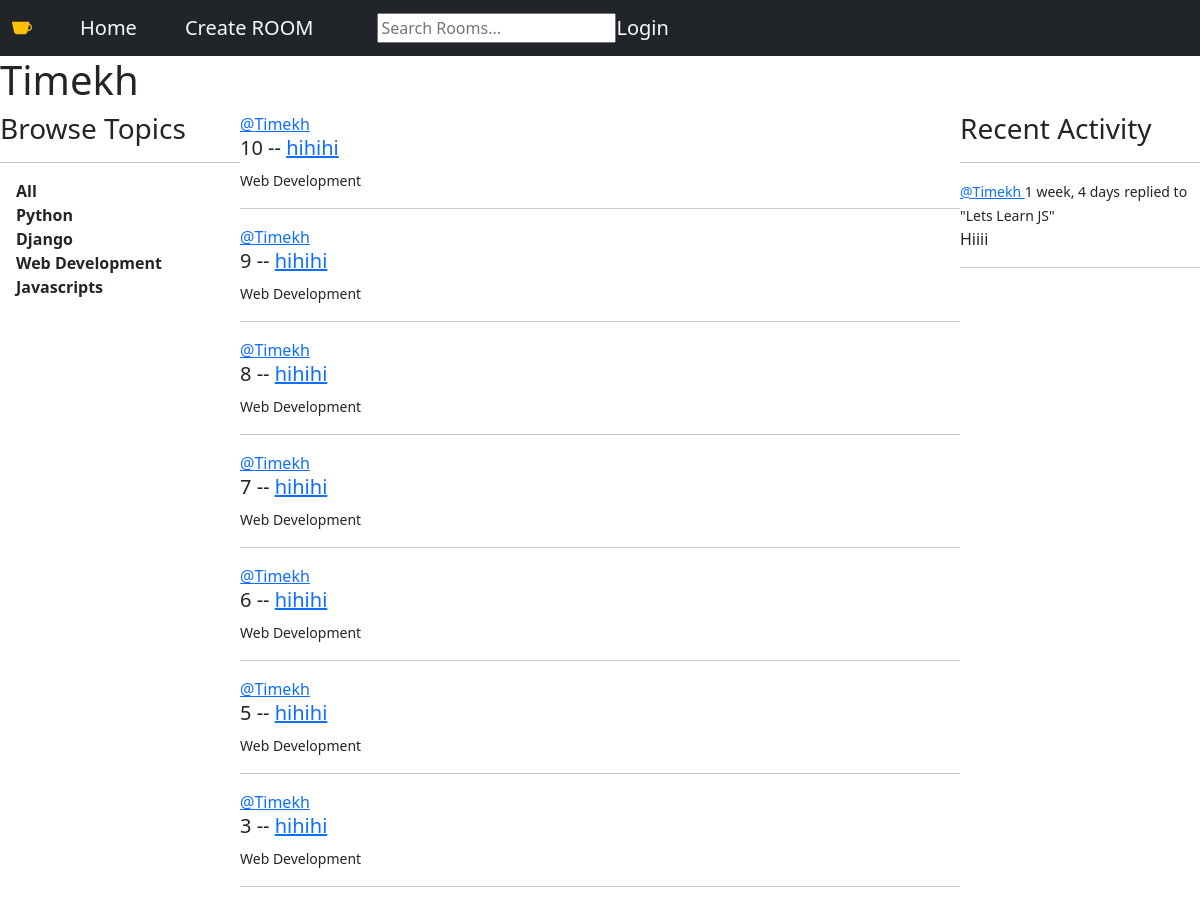
The page /profile/2 on the database its author committed.
### base/models.py (models this page shows, shortened)
class Topic(models.Model):
    name = models.CharField(max_length=200)

class Room(models.Model):
    host = models.ForeignKey(User, on_delete=models.SET_NULL, null=True)
    topic = models.ForeignKey(Topic, on_delete=models.SET_NULL, null=True)
    name = models.CharField(max_length=200)
    description = models.TextField(null=True, blank=True)
    Participants =  models.ManyToManyField(User, related_name='Participants', blank=True)
    updated = models.DateTimeField(auto_now=True)
    created = models.DateTimeField(auto_now_add=True)
    class Meta:
        ordering =['-updated','-created']
    def __str__(self):
        return self.name

class Message(models.Model):
    user    = models.ForeignKey(User,on_delete=models.CASCADE)
    room    = models.ForeignKey(Room, on_delete=models.CASCADE)
    body    = models.TextField()
    updated = models.DateTimeField(auto_now=True)
    created = models.DateTimeField(auto_now_add=True)
    class Meta:
        ordering =['-updated','-created']
    def __str__(self):
        return self.body[0:50]

### base/views.py (the view)
# urls.py: path('profile/<str:pk>',views.userProfile, name="user-profile"),
def userProfile(request,pk):
    user =User.objects.get(id=pk)
    rooms = user.room_set.all()
    room_messages = user.message_set.all()
    topics = Topic.objects.all()
    context={'user':user,'rooms':rooms,'room_messages':room_messages,'topics':topics}
    return render(request, 'base/profile.html',context)

### base/templates/base/profile.html
{% extends 'main.html'%}
{% block content%}
<h1>{{user.username}}</h1>
<div class=" profile-container">
    <div>{% include 'base/topics_component.html'%}</div>
    <div>{% include 'base/feed_component.html'%}</div>
    <div>{% include 'base/activity_component.html'%}</div>
</div>
{% endblock content %}

### base/templates/base/topics_component.html
<h3>Browse Topics </h3>
<hr>
<div> <a class="text-decoration-none fw-bold text-dark ms-3 " href="{%url 'home page'%}">All</a></div>
{% for topic in topics %}
<div> <a class="text-decoration-none fw-bold text-dark ms-3 " href="{%url 'home page'%}?q={{topic.name}}">{{topic.name}}</a></div>
{% endfor %}

### base/templates/base/feed_component.html (shortened to what this page needs)
        {%for room in rooms %}
        <a href="{%url 'user-profile' room.host.id %}">@{{room.host.username}}</a>
        <h5>{{room.id}} --  <a href="{% url 'room' room.id %}"> {{room.name }} </a></h5>
        <small>{{room.topic.name}}</small>
        <hr>
{% endfor %}

### base/templates/base/activity_component.html (shortened to what this page needs)
            <h3> Recent Activity</h3>
            <hr>
                {% for message in room_messages%}
                <div>
                    <small>
                     <a href="{% url 'user-profile' message.user.id%}">   @{{message.user}} </a> {{message.created|timesince}}</small>
                        <small>replied to "{{message.room}}"</small>
                        <p>{{message}}</p>
                    <hr>
                </div>
                {% endfor %}

### static/css/base.css (style rules this page uses)
.profile-container { display:grid; grid-template-columns: 1fr 3fr 1fr; }

### rows shown on the page
Topic: name "Python"
Topic: name "Django"
Topic: name "Web Development"
Topic: name "Javascripts"
Room: host.username "Timekh", id "10", name "hihihi", topic.name "Web Development"
Room: host.username "Timekh", id "9", name "hihihi", topic.name "Web Development"
Room: host.username "Timekh", id "8", name "hihihi", topic.name "Web Development"
Room: host.username "Timekh", id "7", name "hihihi", topic.name "Web Development"
Room: host.username "Timekh", id "6", name "hihihi", topic.name "Web Development"
Room: host.username "Timekh", id "5", name "hihihi", topic.name "Web Development"
Room: host.username "Timekh", id "3", name "hihihi", topic.name "Web Development"
Message: user "Timekh", created "1 week, 4 days", room "Lets Learn JS", body "Hiiii"

### other values the page prints
{{ user.username }} "Timekh"
